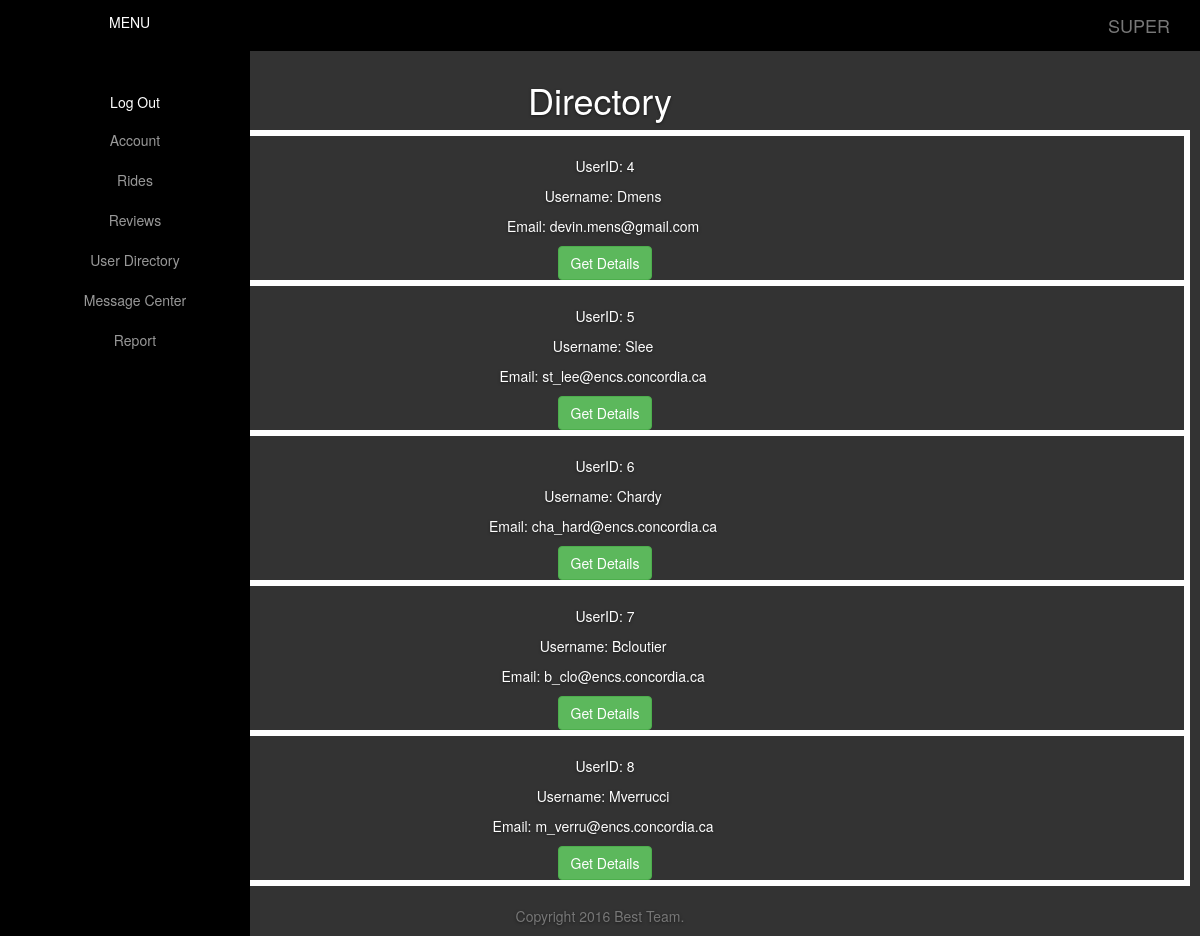
The app's page /public/view/main/Secured/Directory.php (signed in) with its own data.
### tables this page shows
CREATE TABLE `Member` (
  `UserId` int(8) NOT NULL AUTO_INCREMENT,
  `UName` varchar(12) NOT NULL,
  `Password` varchar(12) NOT NULL,
  `FName` varchar(45) NOT NULL,
  `LName` varchar(45) NOT NULL,
  `Email` varchar(328) NOT NULL,
  `DOB` date NOT NULL,
  `ReferrerID` int(8) NOT NULL,
  `Balance` decimal(10,2) NOT NULL DEFAULT '0.00',
  `Active` tinyint(1) NOT NULL DEFAULT '1',
  `Privilege` int(8) NOT NULL DEFAULT '3',
  `Phone` varchar(15) NOT NULL,
  `Permit` varchar(45) DEFAULT NULL,
  `Insurance` varchar(45) DEFAULT NULL,
  `Suspended` tinyint(1) NOT NULL DEFAULT '0',
  `RegisterDate` date DEFAULT NULL,
  PRIMARY KEY (`UserId`),
  UNIQUE KEY `UserId_UNIQUE` (`UserId`),
  UNIQUE KEY `UName_UNIQUE` (`UName`),
  UNIQUE KEY `Email_UNIQUE` (`Email`),
  UNIQUE KEY `Permit_UNIQUE` (`Permit`),
  UNIQUE KEY `Insurance_UNIQUE` (`Insurance`)
);

### config/dbconf.php (called while the page is built, shortened)
<?php
$host = $_SERVER['SERVER_NAME'];
$db_name = "comp353";
function ConnectionCheck(){
	try{
		if($connection -> connect_error){
			die("C. failed: " . $connection -> connect_error);
			return false;
		}
		else{
			return true;
		}
	}
	catch(Exception $e){
	}
}
?>

### config/config.php (called while the page is built, shortened)
<?php
include($_SERVER['DOCUMENT_ROOT']. '/comp353-project/config/dbconf.php');
function Connected(){
	if(ConnectionCheck()){
		return true;
	}
	else{
		return false;
	}
}
 ?>

### config/dbMakeConnection.php (called while the page is built, shortened)
<?php
class dbMakeConnection {
    public function __construct()
    {
        $this->username = "root";
        $this->password = "root";
        $this->conn = new PDO('mysql:host='.$host.';dbname='. $db_name, $this->username, $this->password);
    }
}
?>

### public/view/main/Secured/Directory.php (the view, shortened to what this page needs)
<!DOCTYPE html>
<html>
<head>
    <?php include($_SERVER['DOCUMENT_ROOT'] . '/comp353-project/public/view/include/Head.php'); ?>
</head>
<body>
<?php include($_SERVER['DOCUMENT_ROOT'] . '/comp353-project/public/view/include/Header.php'); ?>
<div id="page-content-wrapper">
    <h1>Directory</h1>
    <div class="container" style="border-style:solid; border-width:3px; height:90%; overflow-y:scroll;" id="directory">
        <?php
        function GetDirectory() {
            include($_SERVER['DOCUMENT_ROOT'] . '/comp353-project/config/dbMakeConnection.php');
            $status = Connected();
            if ($status == 1) {
                try {
                    $d = new dbMakeConnection;
                } catch (PDOException $e) {
                    echo($e);
                }
                $u = $_SESSION['username'];
                $stmt = $d->conn->prepare(
                    "select * FROM ".$GLOBALS['db_name'].".Member where UName not like :u and UserId not in (1, 2, 3)");
                $stmt->bindParam(':u', $u);
                $stmt->execute();
                $result = $stmt->fetchAll();
                foreach($result as&$val){
                    $uId = $val["UserId"];
                    $username = $val["UName"];
                    $email = $val["Email"];
                    $url = "http://" . $_SERVER['SERVER_NAME'] .   $_SERVER[''].substr($_SERVER['PHP_SELF'], 0, strrpos($_SERVER['PHP_SELF'], '/')) . '/Account.php?id=' .$uId ;
                    echo '<div class="row" style="height:150px;border-style:solid; border-width:3px;"><p style="margin-top:20px;">UserID:&nbsp'.$uId.'</p><p>Username:&nbsp'.$username. '&nbsp</p><p>Email:&nbsp'.$email. '&nbsp</p><a href="'.$url.'"><button class="btn btn-success">Get Details</button></a></div>';
                }
            }
        }
        GetDirectory();
        ?>
    </div>
</div>
<?php include($_SERVER['DOCUMENT_ROOT'] . '/comp353-project/public/view/include/Footer.php'); ?>
</body>
</html>

### public/view/include/Head.php (shortened to what this page needs)
<Head>
<link rel="stylesheet" href="https://maxcdn.bootstrapcdn.com/bootstrap/3.3.7/css/bootstrap.min.css">
<link rel="stylesheet" href="/comp353-project/public/css/app.css" type="text/css">
<?php
include($_SERVER['DOCUMENT_ROOT']. '/comp353-project/config/config.php');
?>
</Head>

### public/view/include/Header.php (shortened to what this page needs)
<nav class="navbar navbar-default navbar-fixed-top">
    <div class="container-fluid">
        <div class="collapse navbar-collapse" id="bs-example-navbar-collapse-1">
            <ul class="nav navbar-nav" style="float:none">
                <li class="btn-default btn pull-left">
                    <button class="btn btn-default btn-menu" id="menu-toggle" style="text-decoration:none">MENU</button>
                </li>
                <a class="navbar-brand pull-right"
                   href="<?php echo('http://' . $_SERVER['SERVER_NAME'] . '/comp353-project/') ?>">SUPER</a>
            </ul>
        </div>
    </div>
</nav>
<div id="wrapper">
    <div id="sidebar-wrapper">
        <ul class="sidebar-nav">
            <li>
                <?php if ($_SESSION['Authen']) {
			echo("<form style='margin-top:20px;' method='POST' action='/comp353-project/app/logout.php'><Input class='btn btn-alert' style='Background-color:transparent; border-style:none;' type='submit'value='Log Out'></form>");
                }
                ?>
            </li>
            <li>
                <?php if ($_SESSION['Authen']) {
                    $url = 'http://' . $_SERVER['SERVER_NAME'] . '/comp353-project/public/view/main/Secured/Account.php?id=' . $_SESSION['UserId'] . '';
                    echo("<a href='" . $url . "'>Account</a>");
                }
                ?>
            </li>
            <li>
                <?php if ($_SESSION['Authen']) {
                    $url = 'http://' . $_SERVER['SERVER_NAME'] . '/comp353-project/public/view/main/Secured/Rides.php';
                    echo("<a href='" . $url . "'>Rides</a>");
                }
                ?>
            </li>
            <li>
                <?php if ($_SESSION['Authen']) {
                    $url = 'http://' . $_SERVER['SERVER_NAME'] . '/comp353-project/public/view/main/Secured/Reviews.php';
                    echo("<a href='" . $url . "'>Reviews</a>");
                }
                ?>
            </li>
            <li>
                <?php if ($_SESSION['Authen']) {
                    $url = 'http://' . $_SERVER['SERVER_NAME'] . '/comp353-project/public/view/main/Secured/Directory.php';
                    echo("<a href='" . $url . "'>User Directory</a>");
                }
                ?>
            </li>
            <li>
                <?php if ($_SESSION['Authen']) {
                    $url = 'http://' . $_SERVER['SERVER_NAME'] . '/comp353-project/public/view/main/Secured/Messages.php';
                    echo("<a href='" . $url . "'>Message Center</a>");
                }
                ?>
            </li>
            <li>
                <?php if ($_SESSION['Authen'] && ($_SESSION['privi'] <=2)) {
                    $url = 'http://' . $_SERVER['SERVER_NAME'] . '/comp353-project/public/view/main/Secured/Report.php';
                    echo("<a href='" . $url . "'>Report</a>");
                }
                ?>
            </li>
        </ul>
    </div>
</div>

### public/view/include/Footer.php
<footer class="footer">
      <div class="container">
        <p class="text-muted">Copyright 2016 Best Team.</p>
      </div>
 </footer>

### public/css/app.css (style rules this page uses)
body { overflow-x: hidden; overflow-y: scroll; }
#wrapper { padding-left: 0; -webkit-transition: all 0.5s ease; -moz-transition: all 0.5s ease; -o-transition: all 0.5s ease; transition: all 0.5s ease; }
#sidebar-wrapper { z-index: 1000; position: fixed; left: 250px; width: 0; height: 100%; margin-left: -250px; overflow-y: auto; background: #000; -webkit-transition: all 0.5s ease; -moz-transition: all 0.5s ease; -o-transition: all 0.5s ease; transition: all 0.5s ease; }
#page-content-wrapper { width: 100%; position: absolute; padding: 15px; margin-top: 40px; }
.sidebar-nav { position: absolute; top: 0; width: 250px; margin: 0; padding: 20px 0px 0px 0px; list-style: none; }
.sidebar-nav li { text-indent: 20px; line-height: 40px; }
.sidebar-nav li a { display: block; text-decoration: none; color: #999999; }
.navbar-default { background-color: black; border-color: black; }
@media (min-width:768px) { #wrapper { padding-left: 250px; } }
@media (min-width:768px) { #sidebar-wrapper { width: 250px; } }
@media (min-width:768px) { #page-content-wrapper { padding: 20px; position: relative; } }
a, a:focus, a:hover { color: #fff; }
.btn-default, .btn-default:hover, .btn-default:focus, .btn-default:active { color: white; text-shadow: none; background-color: black; border: black; }
.btn-menu { margin-left: 70px; }
html, body { height: 100%; background-color: #333; }
body { color: #fff; text-align: center; text-shadow: 0 1px 3px rgba(0,0,0,.5); }

### records on screen
member: UserId "4", UName "Dmens", Email "devin.mens@gmail.com"
member: UserId "5", UName "Slee", Email "st_lee@encs.concordia.ca"
member: UserId "6", UName "Chardy", Email "cha_hard@encs.concordia.ca"
member: UserId "7", UName "Bcloutier", Email "b_clo@encs.concordia.ca"
member: UserId "8", UName "Mverrucci", Email "m_verru@encs.concordia.ca"
